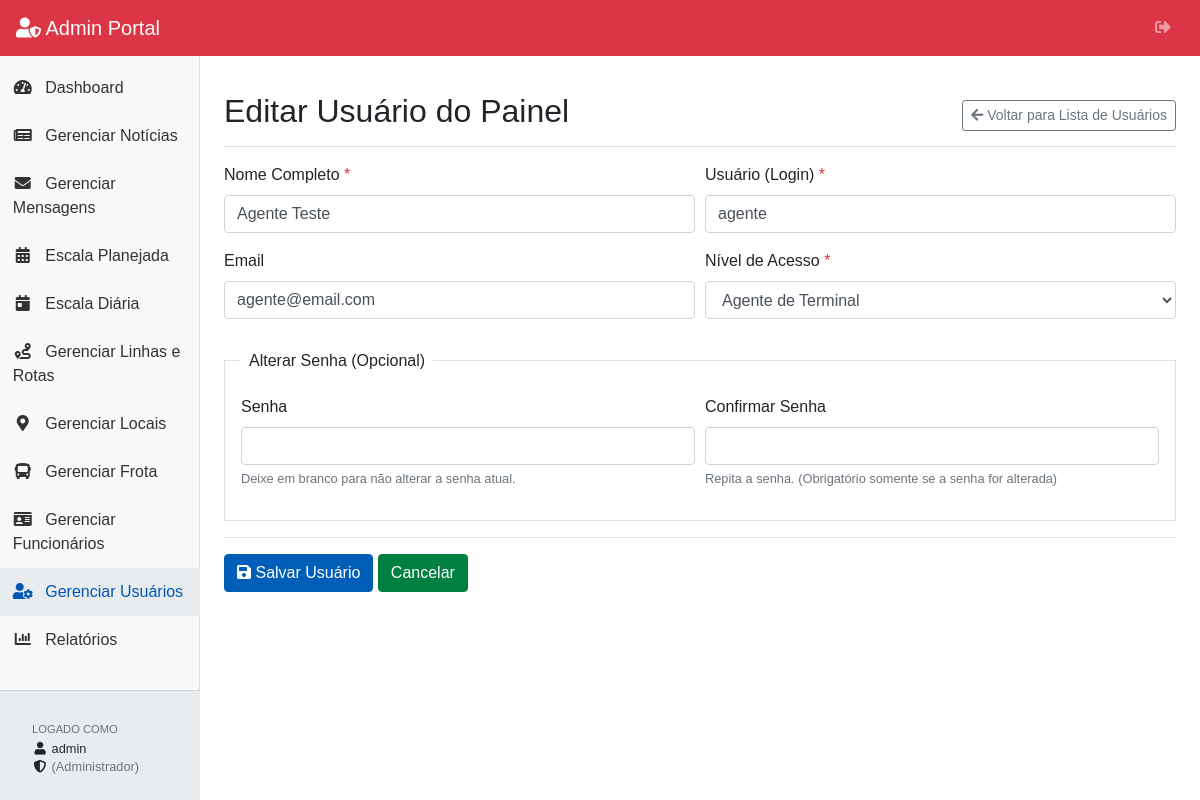
The app's page /portal/admin/usuario_formulario.php?id=2&pagina=1 (signed in) with its own data.
### tables this page shows
CREATE TABLE `administradores` (
  `id` int(11) NOT NULL,
  `nome` varchar(255) NOT NULL,
  `username` varchar(50) NOT NULL COMMENT 'Login único para o admin',
  `email` varchar(255) DEFAULT NULL COMMENT 'Email (opcional)',
  `senha` varchar(255) NOT NULL COMMENT 'Senha criptografada (hash)',
  `nivel_acesso` varchar(50) NOT NULL COMMENT 'Nível de permissão',
  `data_cadastro` timestamp NOT NULL DEFAULT current_timestamp()
);

### portal/admin/auth_check.php (called while the page is built, shortened)
<?php
$admin_nivel_acesso_logado = $_SESSION['admin_nivel_acesso'] ?? null;
?>

### portal/admin/usuario_formulario.php (the view, shortened to what this page needs)
<?php
require_once 'auth_check.php';
require_once '../db_config.php';
$usuario_id_edicao = null;
$nome_usuario_form = '';
$username_form = '';
$email_form = '';
$nivel_acesso_form = '';
$modo_edicao_form = false;
$page_title_action = 'Adicionar Novo Usuário do Painel';
$todos_niveis_acesso = ['Agente de Terminal', 'Operacional', 'CIOP Monitoramento', 'Instrutores', 'CIOP Planejamento', 'Supervisores', 'Gerência', 'Administrador'];
if (isset($_GET['id']) && filter_var($_GET['id'], FILTER_VALIDATE_INT)) {
    $usuario_id_edicao = (int)$_GET['id'];
    $modo_edicao_form = true;
    $page_title_action = 'Editar Usuário do Painel';
    if ($pdo) {
        try {
            $stmt = $pdo->prepare("SELECT nome, username, email, nivel_acesso FROM administradores WHERE id = :id");
            $stmt->bindParam(':id', $usuario_id_edicao, PDO::PARAM_INT);
            $stmt->execute();
            $usuario_db = $stmt->fetch(PDO::FETCH_ASSOC);
            if ($usuario_db) {
                $nome_usuario_form = $usuario_db['nome'];
                $username_form = $usuario_db['username'];
                $email_form = $usuario_db['email'];
                $nivel_acesso_form = $usuario_db['nivel_acesso'];
            } else {
                $_SESSION['admin_error_message'] = "Usuário ID {$usuario_id_edicao} não encontrado para edição.";
                header('Location: usuarios_listar.php');
                exit;
            }
        } catch (PDOException $e) {
            error_log("Erro ao buscar usuário para edição (ID: {$usuario_id_edicao}): " . $e->getMessage());
            $_SESSION['admin_error_message'] = "Erro ao carregar dados do usuário para edição.";
            header('Location: usuarios_listar.php');
            exit;
        }
    } else {
        $_SESSION['admin_error_message'] = "Falha na conexão com o banco ao tentar carregar usuário para edição.";
        header('Location: usuarios_listar.php');
        exit;
    }
}
require_once 'admin_header.php';
$is_editing_self = ($modo_edicao_form && $usuario_id_edicao == $_SESSION['admin_user_id']);
$disable_nivel_acesso_field = !$admin_nivel_acesso_logado === 'Administrador' || ($is_editing_self && $admin_nivel_acesso_logado === 'Administrador' && $usuario_id_edicao === 1);
?>
<div class="d-flex justify-content-between flex-wrap flex-md-nowrap align-items-center pt-3 pb-2 mb-3 border-bottom">
    <h1 class="h2"><?php echo htmlspecialchars($page_title_action); ?></h1>
    <a href="usuarios_listar.php?pagina=<?php echo isset($_GET['pagina']) ? htmlspecialchars($_GET['pagina']) : '1'; ?>" class="btn btn-sm btn-outline-secondary">
        <i class="fas fa-arrow-left"></i> Voltar para Lista de Usuários
    </a>
</div>
<form action="usuario_processa.php" method="POST" id="form-usuario-admin">
    <div class="form-row">
        <div class="form-group col-md-6">
            <label for="nome">Nome Completo <span class="text-danger">*</span></label>
            <input type="text" class="form-control" id="nome" name="nome" value="<?php echo htmlspecialchars($nome_usuario_form); ?>" required maxlength="255">
        </div>
        <div class="form-group col-md-6">
            <label for="username">Usuário (Login) <span class="text-danger">*</span></label>
            <input type="text" class="form-control" id="username" name="username" value="<?php echo htmlspecialchars($username_form); ?>" required maxlength="50" <?php echo ($modo_edicao_form && $is_editing_self && $admin_nivel_acesso_logado !== 'Administrador') ? 'readonly' : ''; ?>>
        </div>
    </div>
    <div class="form-row">
        <div class="form-group col-md-6">
            <label for="email">Email</label>
            <input type="email" class="form-control" id="email" name="email" value="<?php echo htmlspecialchars($email_form); ?>" maxlength="255">
        </div>
        <div class="form-group col-md-6">
            <label for="nivel_acesso">Nível de Acesso <span class="text-danger">*</span></label>
            <select class="form-control" id="nivel_acesso" name="nivel_acesso" required <?php echo $disable_nivel_acesso_field ? 'disabled' : ''; ?>>
                <?php foreach ($todos_niveis_acesso as $nivel): ?>
                    <option value="<?php echo htmlspecialchars($nivel); ?>" <?php echo ($nivel_acesso_form == $nivel) ? 'selected' : ''; ?>>
                        <?php echo htmlspecialchars($nivel); ?>
                    </option>
                <?php endforeach; ?>
            </select>
        </div>
    </div>
    <fieldset class="mt-3 border p-3">
        <legend class="w-auto px-2 h6"><?php echo $modo_edicao_form ? 'Alterar Senha (Opcional)' : 'Definir Senha <span class="text-danger">*</span>'; ?></legend>
        <div class="form-row">
            <div class="form-group col-md-6">
                <label for="senha">Senha</label>
                <input type="password" class="form-control" id="senha" name="senha" <?php echo !$modo_edicao_form ? 'required' : ''; ?> minlength="6">
                <?php if ($modo_edicao_form): ?>
                    <small class="form-text text-muted">Deixe em branco para não alterar a senha atual.</small>
                <?php else: ?>
                    <small class="form-text text-muted">Mínimo de 6 caracteres.</small>
                <?php endif; ?>
            </div>
            <div class="form-group col-md-6">
                <label for="confirma_senha">Confirmar Senha</label>
                <input type="password" class="form-control" id="confirma_senha" name="confirma_senha" <?php echo !$modo_edicao_form ? 'required' : ''; ?> minlength="6">
                <small class="form-text text-muted">Repita a senha. <?php echo $modo_edicao_form ? '(Obrigatório somente se a senha for alterada)' : ''; ?></small>
            </div>
        </div>
    </fieldset>
    <hr>
    <button type="submit" name="salvar_usuario_admin" class="btn btn-primary"><i class="fas fa-save"></i> Salvar Usuário</button>
    <a href="usuarios_listar.php?pagina=<?php echo isset($_GET['pagina']) ? htmlspecialchars($_GET['pagina']) : '1'; ?>" class="btn btn-secondary">Cancelar</a>
</form>
<?php
require_once 'admin_footer.php';
?>

### portal/admin/admin_style.css (style rules this page uses)
body { padding-top: 56px; }

### portal/style.css (style rules this page uses)
:root { --cmtu-azul: #005EB8; --cmtu-amarelo: #FFDA29; --cmtu-verde: #008040; --cmtu-vermelho: #E60012; }
body { font-family: sans-serif; }
.btn-primary { background-color: var(--cmtu-azul); border-color: var(--cmtu-azul); color: #ffffff; transition: background-color 0.2s ease-in-out, border-color 0.2s ease-in-out; }
.btn-secondary { background-color: var(--cmtu-verde); border-color: var(--cmtu-verde); color: #ffffff; transition: background-color 0.2s ease-in-out, border-color 0.2s ease-in-out; }

### records on screen
administradores: nome "Agente Teste", username "agente", email "agente@email.com", nivel_acesso "Agente de Terminal"

### other values on screen
$admin_username_logado "admin"
$admin_nivel_acesso_logado "Administrador"
$page_title_action "Editar Usuário do Painel"
